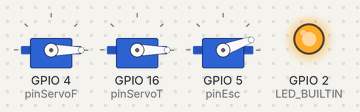
This sketch was run on a simulated ESP32. On the bench: 3 × servo, output pins drawn as LEDs (lit = HIGH). Nothing arrives over Bluetooth unless stated; what the sketch prints to the serial monitor is not drawn.

Above: at 0.07 s.
At 19.42 s:
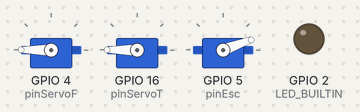
At 39.68 s:
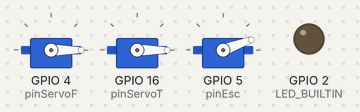
Timing chart, 0 to 40.0 s (numbered marks = the images above):
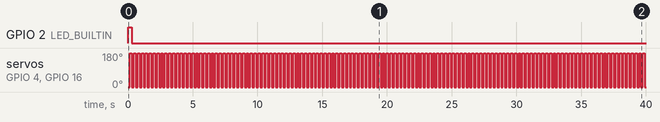

The sketch:

TCC.ino
```cpp
#include <Wire.h>
#include <ESP32Servo.h>
#include <SparkFunLSM6DS3.h>

// #include <BLEDevice.h>
// #include <BLEUtils.h>
// #include <BLEServer.h>

#include "BluetoothSerial.h"
#include "esp32-hal-bt.h"

#include <ArduinoJson.h>
#include <cstring>

#define PI 3.1415926535897932384626433832795 // Definindo o valor de pi

//Bluetooth
BluetoothSerial BT;
bool led = false;//status Bluetooth

//Classe para os motores
class Motor {
  private:
    Servo motor;
    int pin;
    int estado;

  public:
    void teste(int pin, int estado){
      pinMode(pin, OUTPUT);

      this->estado = estado;
      this->pin = pin;
      this->motor.attach(pin);
    }

    void setEstado (int estado){
      motor.write(estado);
      // motor.write(map(estado, 0, 1023, 0, 179));
    }
};

// Cria um objeto para interagir com o sensor
LSM6DS3 myIMU( I2C_MODE, 0x6B ); // endereço padrão do LSM6DS3 é 0x6A
// Dados do sensor giroscopio
// float roll = 0.0;

//ESC
int pinEsc =5;//D5
Motor ESC;
// Servo frontal
int pinServoF = 4;//D4
Motor ServoF;
// Servo traseiro
int pinServoT = 16;//D16
Motor ServoT;

//speed motor
int speed = 20;
//poss sevo motores
int pos = 0;


// const char key[6] = "_Zay_";

// Tamanho do buffer para armazenar o JSON
const size_t bufferSize = JSON_OBJECT_SIZE(2) + JSON_OBJECT_SIZE(4) + 120;

// Cria um objeto DynamicJsonDocument
DynamicJsonDocument doc(bufferSize);


class Item {
  private:

    const char* type;
    int output;
    const char* pin;

  public:

    bool setType(const char* charItem) {
      if (charItem != NULL) {
        this->type = charItem;
        return true;
      }
      return false;
    }
    bool setOutput(int charItem) {
      this->output = charItem;
      return true;
    }
    bool setPin(const char* charItem) {
      if (charItem != NULL) {
        this->pin = charItem;
        return true;
      }
      return false;
    }
};

class Input{
  private:

    bool authorization;

    Item item [4];
    /*
    0 temperature;
    1 giroscopy;
    2 speedometer;
    3 battery;
    */

  public:

  bool setAuthorization (JsonObject chatAuthorization){
    // char key[6] = "_Zay_";
    if (chatAuthorization.containsKey("autorization"))
      if (strcmp(chatAuthorization["autorization"].as<const char*>(), "_Zay_") == 0){
        authorization = true;
        return true;
      }
    return false;
  }

  bool setItem (JsonObject json, int usize){
    if(usize>=0 && usize<=3)
      if(this->item[usize].setType(json["type"].as<const char*>()) && json.containsKey("type"))
        if(this->item[usize].setOutput(json["output"].as<int>()) && json.containsKey("output"))
          if(this->item[usize].setPin(json["pin"].as<const char*>()) && json.containsKey("pin"))
            return true;
    return false;
  }

  bool setAllItems (DynamicJsonDocument json){
    if(setAuthorization(json["autentication"])){
      JsonObject sensors = json["sensors"];
      if(setItem (sensors["temperature"] , 0))
        if(setItem (sensors["gyroscopy"] , 1))
          if(setItem (sensors["speedometer"] , 2))
            if(setItem (sensors["battery"] , 3))
              return true;
    }
    return false;
  }
};


void setup() {
  Serial.begin(115200);
  while (!Serial); // Aguarda a conexão com o monitor serial

  // Inicializa o sensor
  myIMU.begin();

  //Servo Frontal
  ServoF.teste(pinServoF, pos);
  //Servo Traseiro
  ServoT.teste(pinServoT, pos);
  //Esc
  ESC.teste(pinEsc, pos);

  //Bluetooth
  BT.begin("ESP-32");
  pinMode(LED_BUILTIN, OUTPUT);

  // Obtém o endereço MAC Bluetooth do dispositivo
  uint8_t bt_addr[6];
  esp_read_mac(bt_addr, ESP_MAC_BT);
  char addr_str[18];
  sprintf(addr_str, "%02X:%02X:%02X:%02X:%02X:%02X", bt_addr[0], bt_addr[1], bt_addr[2], bt_addr[3], bt_addr[4], bt_addr[5]);
  Serial.println(addr_str);

}

float leitura() {

  // Lê os dados do acelerometro
  float ax = myIMU.readFloatAccelX()/ 16384.0;
  float ay = myIMU.readFloatAccelY()/ 16384.0;
  float az = myIMU.readFloatAccelZ()/ 16384.0;

  // Lê os dados do giroscópio
  float gx = myIMU.readFloatGyroX()* 0.0175;
  float gy = myIMU.readFloatGyroY()* 0.0175;
  float gz = myIMU.readFloatGyroZ()* 0.0175;

  //Get all parameters
  // Serial.print("\nAccelerometer:\n");
  // Serial.print(" X = ");
  // Serial.println(myIMU.readFloatAccelX(), 4);
  // Serial.print(" Y = ");
  // Serial.println(myIMU.readFloatAccelY(), 4);
  // Serial.print(" Z = ");
  // Serial.println(myIMU.readFloatAccelZ(), 4);

  // // Exibe os dados no monitor serial
  // Serial.print("\nGyroscope:\n");
  // Serial.print("X = ");
  // Serial.println(gx, 4);
  // Serial.print(" | Y = ");
  // Serial.println(gy, 4);
  // Serial.print(" | Z = ");
  // Serial.println(gz, 4);

  // Serial.print("\nThermometer:\n");
  // Serial.print(" Degrees C = ");
  // Serial.println(myIMU.readTempC(), 4);
  // Serial.print(" Degrees F = ");
  // Serial.println(myIMU.readTempF(), 4);


  float Roll = atan2(ay, az) * 180 / PI; // Calculando a inclinação no eixo X (roll)
  // float pitch = atan2(-ax, sqrt(ay * ay + az * az)) * 180 / PI; // Calculando a inclinação no eixo Y (pitch)
  // float yaw = gz; // Utilizando a leitura do giroscópio para o ângulo de rotação em torno do eixo Z (yaw)

  //deacordo com o https://akjournals.com/view/journals/606/18/1/article-p167.xml
  //angulo de 15 para erro
  //erro menor de de 5%
  //165 -> 179
  //-165 -> -179
  //ou
  //15 -> 0
  //-15 -> 0

  return Roll;
}

void powerLed(){
  if(!led){
    digitalWrite(LED_BUILTIN, HIGH);
  }else{
    digitalWrite(LED_BUILTIN, LOW);
  }
}

void loop() {

  powerLed();

  if(BT.connected()){
    led = true;
    // BT.disconnect();
  }else{
    led = false;
  }

  // Serial.print(" Pitch: ");
  // Serial.print(pitch);
  // Serial.print(" Yaw: ");
  // Serial.println(yaw);


  // Serial.print("Roll: ");
  // Serial.print(leitura());
  // Serial.print("\n");

  ESC.setEstado(speed);

  pos = 0;
  ServoF.setEstado(pos);
  ServoT.setEstado(pos);
  delay(150);

  pos = 180;
  ServoF.setEstado(pos);
  ServoT.setEstado(pos);
  delay(150);

}
```

Measured:
- by itself, GPIO 2 (LED_BUILTIN): LOW → HIGH at 0.00 s, → LOW 0.30 s later
- by itself, servo on GPIO 4 (pinServoF), servo on GPIO 16 (pinServoT): alternates 180° for 0.15 s and 0° for 0.15 s
